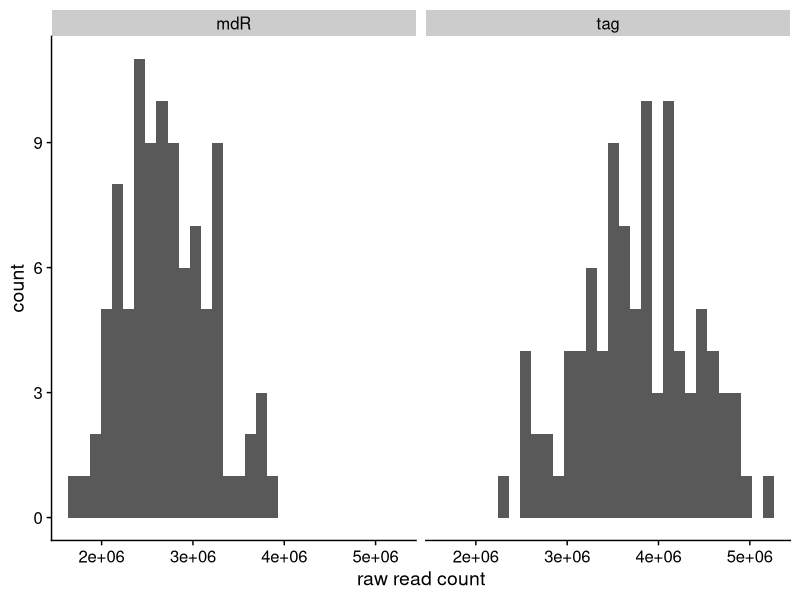

This chart was generated by the following R code:
#pipeline_counts.R

library(tidyverse)
library(cowplot)
theme_set(theme_cowplot())
rc = read_tsv('pipeline_counts/raw_read_counts.txt',
              col_names=c('Run', 'value', 'stat')) %>% 
  mutate(dat = substr(Run, start=1, stop=3))


rc %>% 
  ggplot(aes(x=value)) +
  geom_histogram() +
  labs(x='raw read count') +
  facet_grid(~dat)
